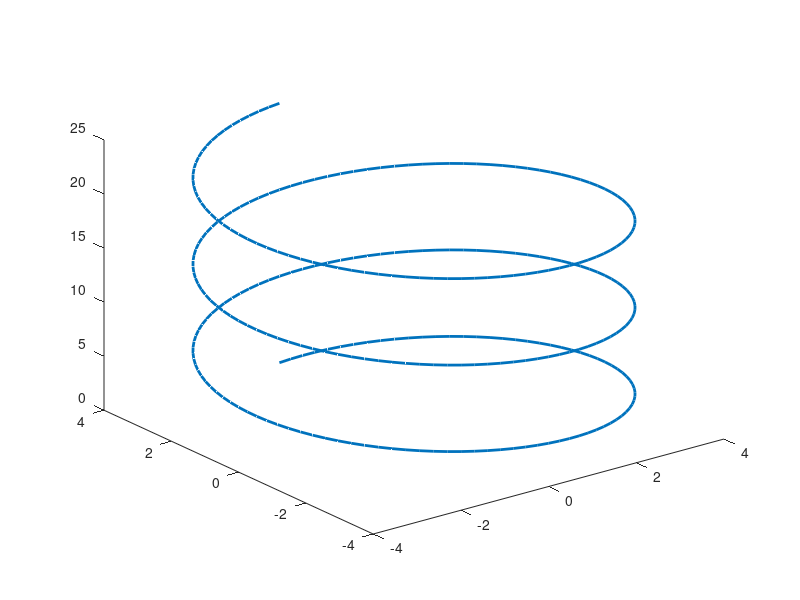

MATLAB code for this plot: (Note: this script raises an error after producing the figure.)
t=0:pi/50:6*pi;   % to have one complete round
r = 4;            % radius
h = 8;            % height
x = r * sin(t);
y = r * cos(t);
z = h/(2*pi) * t;   
plot3(x,y,z,'LineWidth',2)

hold on 
gm = multicylinder(4,24)
model = createpde;
model.Geometry = gm
pdegplot(model,"CellLabels","on")
% r = 2; % radius of cylinder
% h = 2; % height of cylinder
% circumference_pnts = 100; % number of points in the circumference
% theta = linspace(0, 2*pi, circumference_pnts); % angle to compute 'x' and 'y'
% x = repmat(r*cos(theta),2,1); % compute coordinates and put in appropriate form
% y = repmat(r*sin(theta),2,1); % compute coordinates and put in appropriate form
% z = [zeros(1,circumference_pnts);h*ones(1,circumference_pnts)]; % array of 'z' values: first row is basis of cylinder and second row is top of cylinder
% surf(x,y,z)